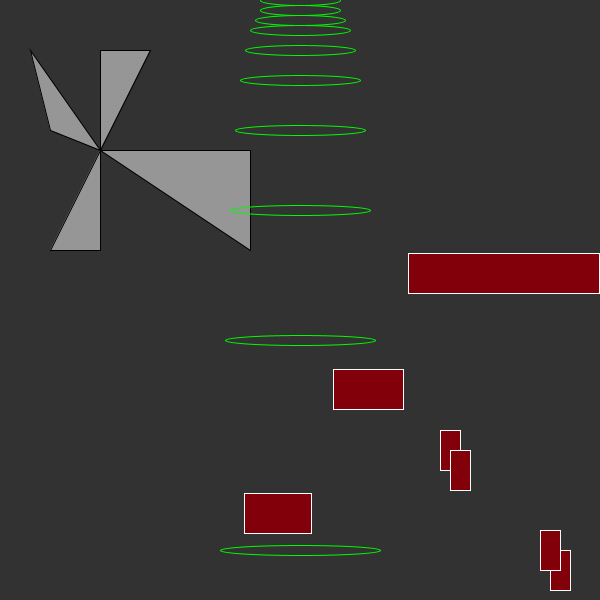
Frame 1 (no input)
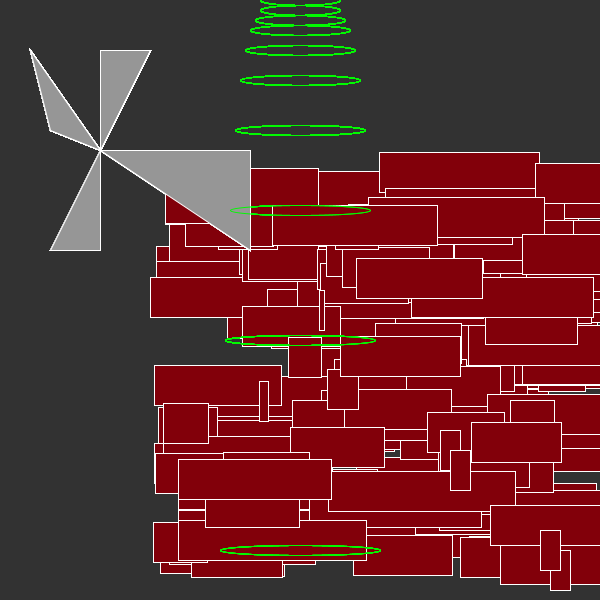
Frame 60 (the mouse pressed at the canvas centre just before this capture)
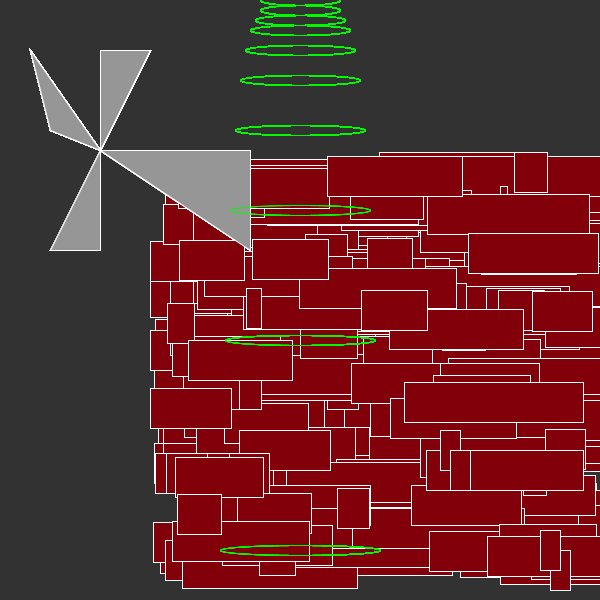
Frame 120 (the mouse held since frame 60 and released just before this capture)

The Processing sketch that drew these frames (run headless with seeded random() and noise(); from frame 60 on, the mouse is pressed at the canvas centre):

// Processing sketch: processing_111683
// ── processing_111683.pde

// this part will not exist
// by tien chung yuan

void setup(){
size(600,600);
background(50);
}

void draw(){
fill(150);
triangle(100,50,150,50,100,150);
triangle(100,150,250,150,250,250);
triangle(100,150,100,250,50,250);
triangle(100,150,50,130,30,50);

noFill();
stroke(0,250,0);
strokeWeight(1);
ellipse(300,0,80,10);
ellipse(300,10,80,10);
ellipse(300,20,90,10);
ellipse(300,30,100,10);
ellipse(300,50,110,10);
ellipse(300,80,120,10);
ellipse(300,130,130,10);
ellipse(300,210,140,10);
ellipse(300,340,150,10);
ellipse(300,550,160,10);

fill(130,0,10);
stroke(255);
rect(random(150,550),random(150,550),random(5,200),40);
rect(random(150,550),random(150,550),random(5,200),40);
rect(random(150,550),random(150,550),random(5,200),40);
rect(550,550,20,40);
rectMode(CENTER);
rect(550,550,20,40);

rectMode(CENTER);
rect(450,450,20,40);
rectMode(CORNER);
rect(450,450,20,40);
}
